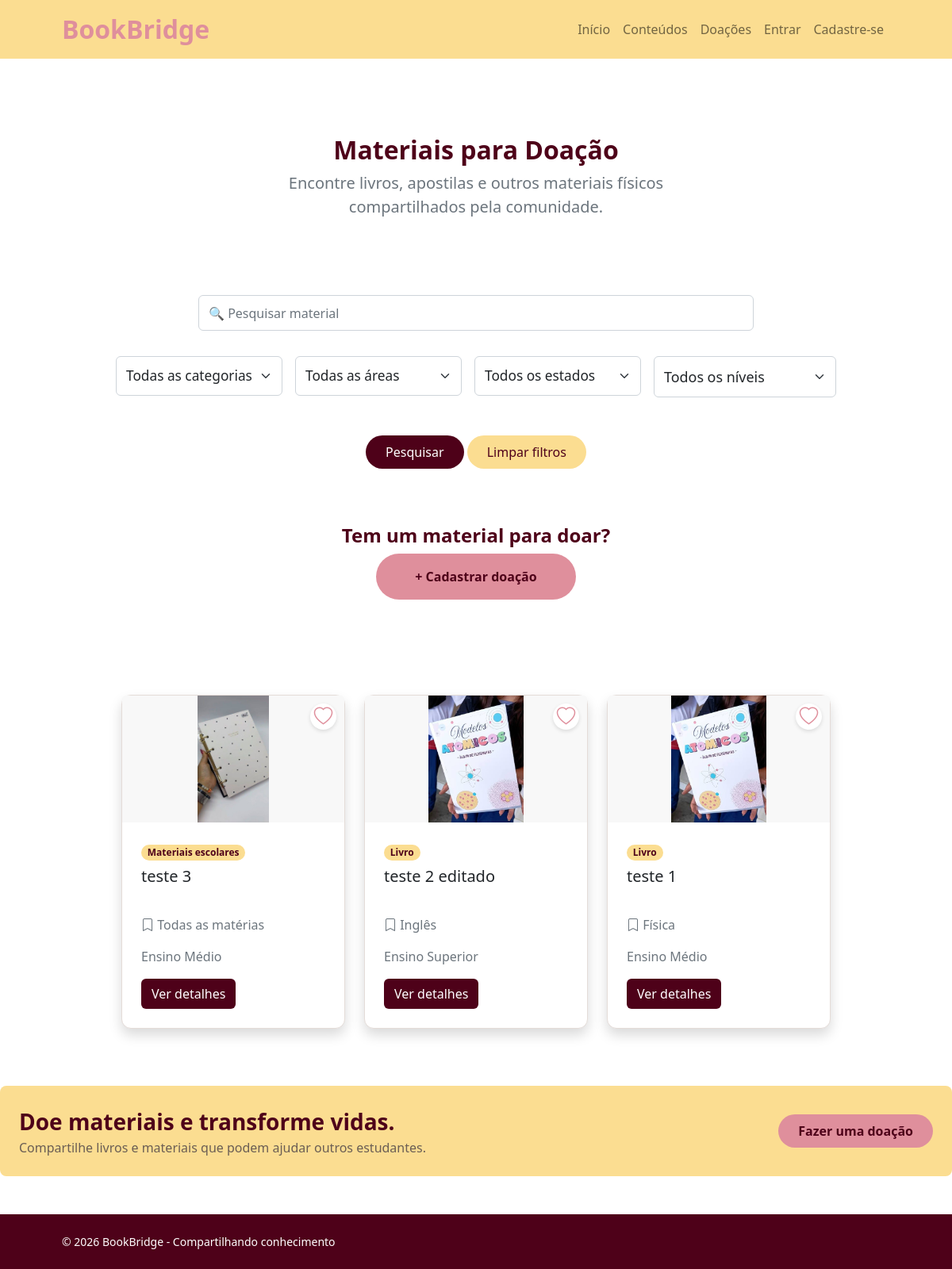
The app's page /materiais.php with its own data.
### tables this page shows
CREATE TABLE `materiais` (
  `id` int NOT NULL AUTO_INCREMENT,
  `id_usuario` int NOT NULL,
  `nome_material` varchar(150) NOT NULL,
  `categoria` varchar(50) NOT NULL,
  `area` varchar(100) DEFAULT NULL,
  `estado` char(2) DEFAULT NULL,
  `nivel` varchar(50) NOT NULL,
  `descricao` text NOT NULL,
  `imagem` varchar(255) DEFAULT NULL,
  `status` varchar(30) NOT NULL DEFAULT 'Disponível',
  `data_cadastro` timestamp NULL DEFAULT CURRENT_TIMESTAMP,
  PRIMARY KEY (`id`),
  KEY `id_usuario` (`id_usuario`),
  CONSTRAINT `materiais_ibfk_1` FOREIGN KEY (`id_usuario`) REFERENCES `usuarios` (`id`)
);

### materiais.php (the view, shortened to what this page needs)
<?php
require_once "conecta.php";
$sql = "SELECT materiais.id, materiais.nome_material, materiais.categoria,
               materiais.area, materiais.nivel, materiais.descricao,
               materiais.imagem, materiais.status, usuarios.nome
        FROM materiais
        INNER JOIN usuarios ON materiais.id_usuario = usuarios.id
        WHERE materiais.status = 'Disponível'";
$sql .= " ORDER BY materiais.id DESC";
$stmt = mysqli_prepare($conn, $sql);
if (!mysqli_stmt_execute($stmt)) {
    mysqli_stmt_close($stmt);
    die("Não foi possível consultar os materiais.");
}
$resultado = mysqli_stmt_get_result($stmt);
?>
<!DOCTYPE html>
<html lang="pt-BR">
<head>
    <link href="https://cdn.jsdelivr.net/npm/bootstrap-icons@1.5.0/font/bootstrap-icons.css" rel="stylesheet" />
    <link href="css/styles.css" rel="stylesheet">
    <link href="css/bookbridge.css" rel="stylesheet">
</head>
<body class="d-flex flex-column h-100">
    <main class="flex-shrink-0">
        <nav class="navbar navbar-expand-lg navbar-light" style="background-color:#FBDD91;">
            <div class="container px-5">
                <a class="navbar-brand fs-2 fw-bold" href="index.php" style="color:#DF8F9C;">
                    BookBridge
                </a>
                <div class="collapse navbar-collapse" id="navbarSupportedContent">
                    <ul class="navbar-nav ms-auto mb-2 mb-lg-0">
                        <li class="nav-item">
                            <a class="nav-link" href="index.php">Início</a>
                        </li>
                        <li class="nav-item">
                            <a class="nav-link" href="conteudos.php">Conteúdos</a>
                        </li>
                        <li class="nav-item">
                            <a class="nav-link" href="materiais.php">Doações</a>
                        </li>
                        <?php if (isset($_SESSION["id_usuario"])) { ?>
                            <li class="nav-item">
                                <a class="nav-link" href="minha-conta.php">Minha Conta</a>
                            </li>
                        <?php } else { ?>
                            <li class="nav-item">
                                <a class="nav-link" href="login.html">Entrar</a>
                            </li>
                            <li class="nav-item">
                                <a class="nav-link" href="cadastro.html">Cadastre-se</a>
                            </li>
                        <?php } ?>
                    </ul>
                </div>
            </div>
        </nav>
        <section class="py-5">
            <div class="container px-5 my-5">
                <div class="row gx-5 justify-content-center">
                    <div class="col-lg-8 col-xl-6">
                        <div class="text-center">
                            <h2 class="fw-bolder" style="color:#4E0119;">
                                Materiais para Doação
                            </h2>
                            <p class="lead fw-normal text-muted mb-5">
                                Encontre livros, apostilas e outros materiais físicos compartilhados pela comunidade.
                            </p>
                        </div>
                    </div>
                </div>
            </div>
            <form method="GET" action="materiais.php">
                <div class="text-center mb-5">
                    <input
                        class="form-control mx-auto mb-3"
                        style="max-width: 700px; height: 45px;"
                        type="text"
                        name="pesquisa"
                        placeholder="🔍 Pesquisar material"
                        value="<?php echo htmlspecialchars($_GET["pesquisa"] ?? ""); ?>">
                    <div class="row justify-content-center g-3 mt-3 mb-4">
                        <div class="col-auto">
                            <select class="form-select"
                                name="categoria"
                                style="width: 210px; height: 50px; font-size: 1.08rem; font-weight: 500;">
                                <option value="">Todas as categorias</option>
                            </select>
                        </div>
                        <div class="col-auto">
                            <select class="form-select" name="area"
                                style="width: 210px; height: 50px; font-size: 1.08rem; font-weight: 500;">
                                <option value="">Todas as áreas</option>
                            </select>
                        </div>
                        <div class="col-auto">
                            <select class="form-select"
                                name="estado"
                                style="width: 210px; height: 50px; font-size: 1.08rem; font-weight: 500;">
                                <option value="">Todos os estados</option>
                            </select>
                        </div>
                        <div class="col-auto">
                            <select class="form-select"
                                name="nivel"
                                style="width: 230px; height: 52px; font-size: 1.12rem; font-weight: 500;">
                                <option value="">Todos os níveis</option>
                            </select>
                        </div>
                    </div>
                </div>
                <div class="text-center mb-4">
                    <button type="submit" class="btn rounded-pill px-4 py-2"
                        style="background-color:#4E0119; color:white;">
                        Pesquisar
                    </button>
                    <a href="materiais.php" class="btn rounded-pill px-4 py-2"
                        style="background-color:#FBDD91; color:#4E0119;">
                        Limpar filtros
                    </a>
                </div>
            </form>
            <div class="text-center acao-doacao">
                <h4 class="fw-bold text-bb-vinho mb-2">
                    Tem um material para doar?
                </h4>
                <a href="<?php echo isset($_SESSION['id_usuario']) ? 'doar-material.html' : 'login.html'; ?>"
                    class="btn px-5 py-3 rounded-pill fw-bold"
                    style="background-color:#DF8F9C; color:#4E0119;">
                    + Cadastrar doação
                </a>
            </div>
            <div class="row gx-4 justify-content-center mt-5">
                <?php if (mysqli_num_rows($resultado) > 0) { ?>
                    <?php while ($material = mysqli_fetch_assoc($resultado)) { ?>
                        <div class="col-lg-3 col-md-6 mb-4 d-flex justify-content-center">
                            <div class="card shadow border-0">
                                <?php
                                $favoritado = false;
                                ?>
                                <div class="position-relative">
                                    <?php if (!empty($material["imagem"])) { ?>
                                        <img class="card-img-top imagem-material"
                                            src="<?php echo htmlspecialchars($material["imagem"]); ?>"
                                            alt="<?php echo htmlspecialchars($material["nome_material"]); ?>">
                                    <?php } else { ?>
                                        <div class="text-center py-5 bg-light">
                                            <i class="bi bi-book" style="font-size: 4rem; color: #4E0119;"></i>
                                        </div>
                                    <?php } ?>
                                    <?php if (isset($_SESSION["id_usuario"])) { ?>
                                        <form action="processa-favorito.php" method="POST" class="favorito-card">
                                            <input type="hidden" name="id_item"
                                                value="<?php echo (int) $material["id"]; ?>">
                                            <input type="hidden" name="tipo" value="material">
                                            <input type="hidden" name="acao"
                                                value="<?php echo $favoritado ? 'remover' : 'adicionar'; ?>">
                                            <button type="submit"
                                                style="border: none; background: transparent; color: inherit; padding: 0; font-size: inherit;">
                                                <i class="bi <?php echo $favoritado ? 'bi-heart-fill' : 'bi-heart'; ?>"></i>
                                            </button>
                                        </form>
                                    <?php } else { ?>
                                        <a href="login.html"
                                            class="favorito-card"
                                            aria-label="Entre para favoritar este material"
                                            title="Entre para favoritar este material">
                                            <i class="bi bi-heart"></i>
                                        </a>
                                    <?php } ?>
                                </div>
                                <div class="card-body p-4">
                                    <div class="badge rounded-pill mb-2"
                                        style="background-color:#FBDD91; color:#4E0119;">
                                        <?php echo htmlspecialchars($material["categoria"]); ?>
                                    </div>
                                    <h5 class="card-title mb-3">
                                        <?php echo htmlspecialchars($material["nome_material"]); ?>
                                    </h5>
                                    <p class="text-muted mb-3">
                                        <i class="bi bi-bookmark"></i>
                                        <?php echo htmlspecialchars($material["area"] ?? ""); ?>
                                    </p>
                                    <p class="text-muted mb-3">
                                        <?php echo htmlspecialchars($material["nivel"]); ?>
                                    </p>
                                    <a href="<?php echo isset($_SESSION["id_usuario"])
                                        ? 'material-detalhes.php?id=' . (int) $material["id"]
                                        : 'login.html'; ?>"
                                        class="btn"
                                        style="background-color:#4E0119; color:white;">
                                        Ver detalhes
                                    </a>
                                </div>
                            </div>
                        </div>
                    <?php } ?>
                <?php } ?>
            </div>
            <aside class="rounded-3 p-3 p-sm-4 mt-5" style="background-color:#FBDD91;">
                <div class="d-flex align-items-center justify-content-between flex-column flex-xl-row text-center text-xl-start">
                    <div class="mb-4 mb-xl-0">
                        <div class="fs-3 fw-bold" style="color:#4E0119;">
                            Doe materiais e transforme vidas.
                        </div>
                        <div style="color:#6B5E54;">
                            Compartilhe livros e materiais que podem ajudar outros estudantes.
                        </div>
                    </div>
                    <div class="ms-xl-4">
                        <a href="<?php echo isset($_SESSION['id_usuario']) ? 'doar-material.html' : 'login.html'; ?>"
                            class="btn px-4 py-2 fw-bold rounded-pill"
                            style="background-color:#DF8F9C; color:#4E0119;">
                            Fazer uma doação
                        </a>
                    </div>
                </div>
            </aside>
        </section>
    </main>
    <footer class="py-4 mt-auto" style="background-color:#4E0119;">
        <div class="container px-5">
            <div class="row align-items-center justify-content-between flex-column flex-sm-row">
                <div class="col-auto">
                    <div class="small m-0 text-white">
                        © 2026 BookBridge - Compartilhando conhecimento
                    </div>
                </div>
            </div>
        </div>
    </footer>
</body>
</html>

### css/bookbridge.css (style rules this page uses)
:root { --bb-vinho: #4E0119; --bb-rosa: #DF8F9C; --bb-amarelo: #FBDD91; --bb-creme: #FFF0B3; --bb-marrom: #6B5E54; }
.text-bb-vinho { color: var(--bb-vinho); }
.imagem-material { width: 100%; height: 160px; object-fit: contain; background-color: #f8f8f8; }
.card { width: 100%; max-width: 330px; border-radius: 12px; }
.card-body { padding: 20px; }
.card-title { min-height: 45px; }
.acao-doacao { margin-top: 70px; margin-bottom: 120px; }
.favorito-card { position: absolute; top: 10px; right: 10px; display: flex; align-items: center; justify-content: center; width: 33px; height: 33px; background: #fff; color: #DF8F9C; font-size: 1.47rem; line-height: 1; border-radius: 50%; box-shadow: 0 2px 5px rgba(0, 0, 0, .12); cursor: pointer; transition: .2s; }
.favorito-card::before { position: relative; left: .2px; top: 1.38px; }
.card.shadow.border-0 { border: 1px solid #E4DCD8 !important; }

### records on screen
materiais: imagem (picture), categoria "Materiais escolares", nome_material "teste 3", area "Todas as matérias", nivel "Ensino Médio"
materiais: imagem (picture), categoria "Livro", nome_material "teste 2 editado", area "Inglês", nivel "Ensino Superior"
materiais: imagem (picture), categoria "Livro", nome_material "teste 1", area "Física", nivel "Ensino Médio"
